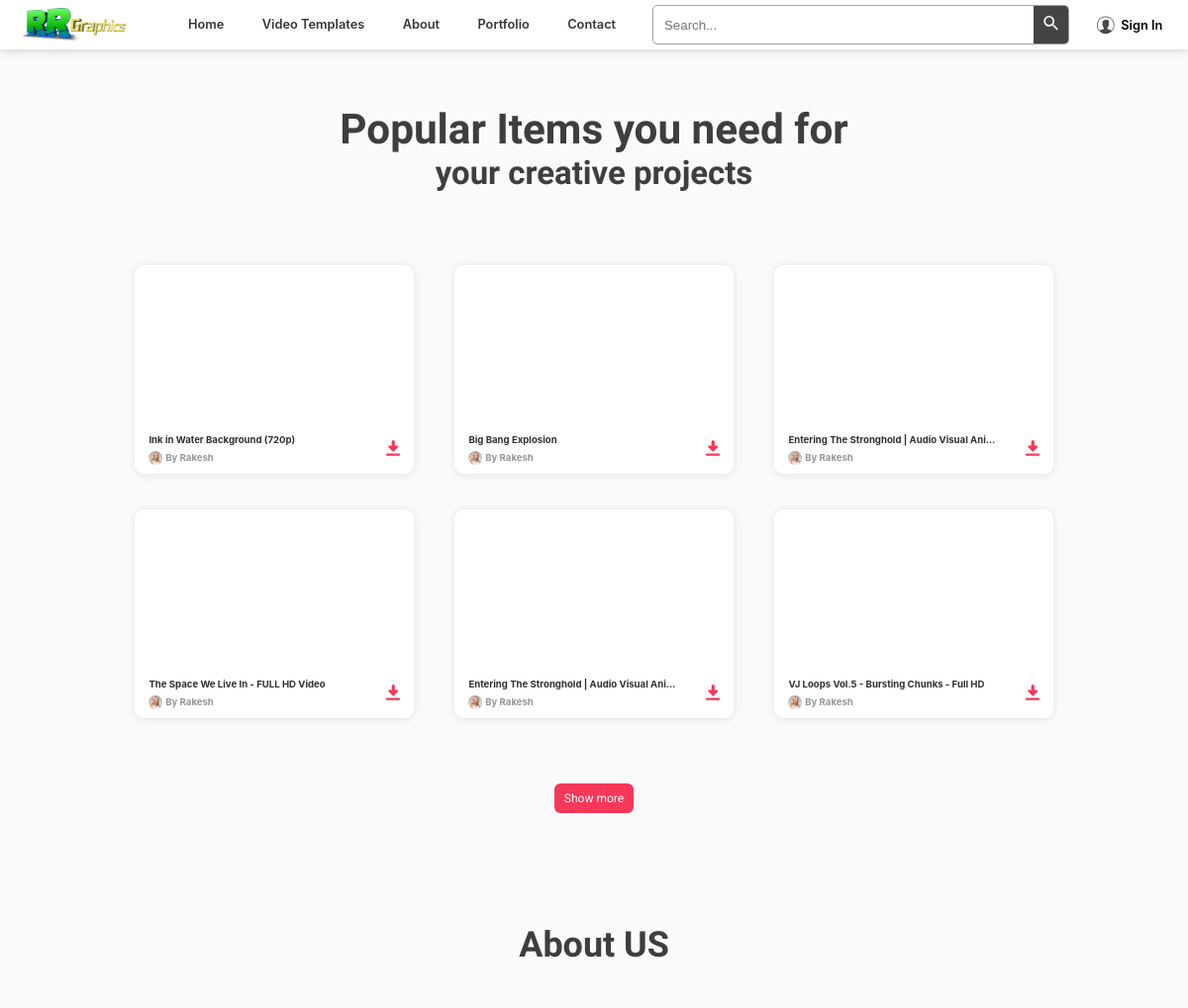
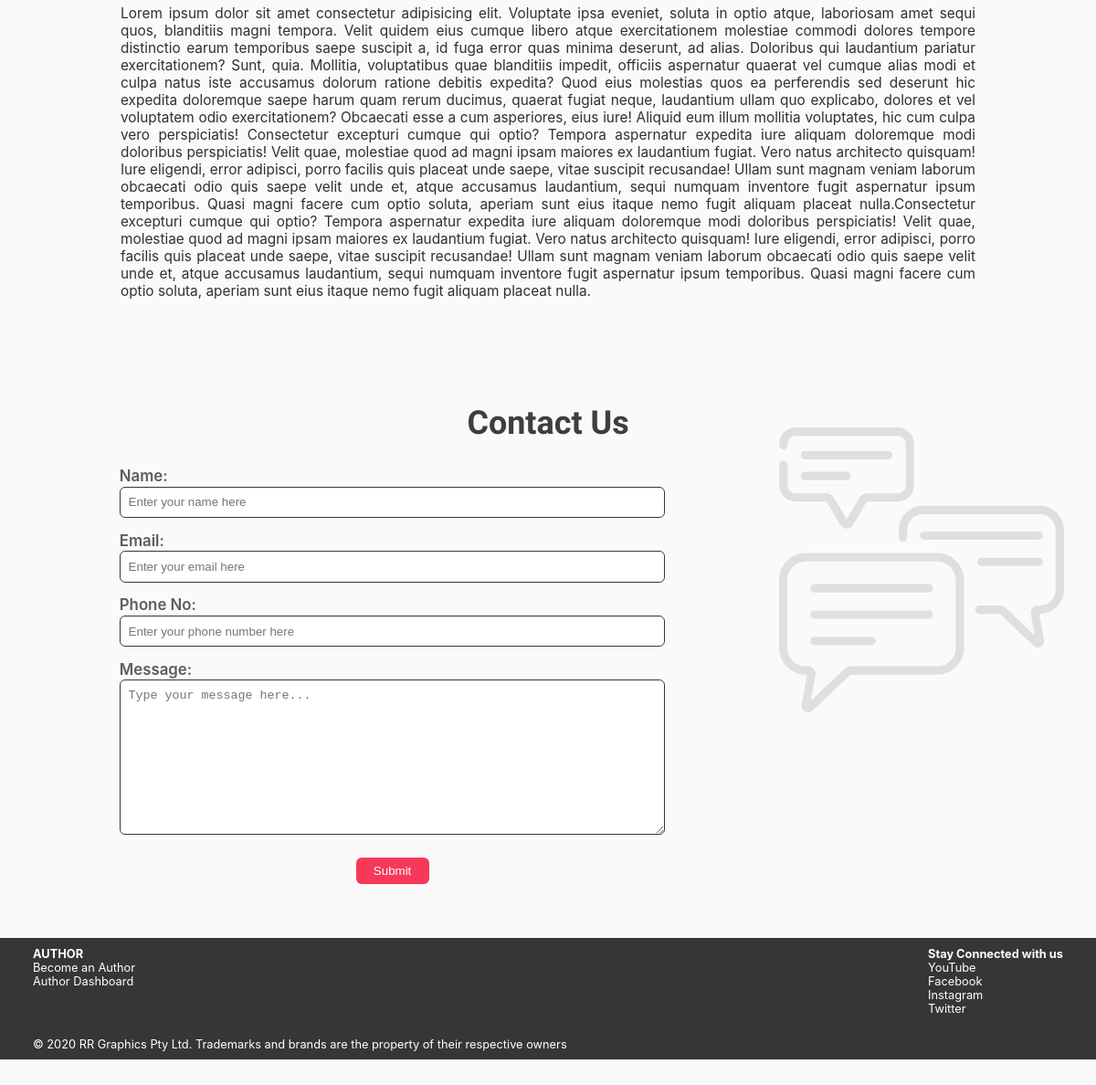
The page / on the database its author committed (2 pictures, top to bottom).
### products/models.py (models this page shows, shortened)
class Product(models.Model):
    product_id = models.AutoField(primary_key=True)
    product_title = models.CharField(max_length=100)
    product_user = models.ForeignKey(User, on_delete=models.CASCADE)
    product_description = models.TextField()
    publish_date = models.DateTimeField(auto_now_add=True, blank=True)
    last_update_date = models.DateTimeField(auto_now_add=True, blank=True, null=True)
    video_id = models.CharField(max_length=11)
    product_category = models.CharField(max_length=100)
    product_subcategory = models.CharField(max_length=100)
    download_link = models.TextField()
    product_views = models.IntegerField(default=0)

### home/models.py (models this page shows, shortened)
class Profile(models.Model):
    user = models.OneToOneField(User, on_delete=models.CASCADE)
    profile_image = models.ImageField(upload_to='images/profiles', default="")
    banner_image = models.ImageField(upload_to='images/banners', default="")
    last_update_date = models.DateTimeField(auto_now_add=True, blank=True, null=True)

### home/views.py (the view)
# urls.py: 2. Add a URL to urlpatterns:  path('', views.home, name='home')
def home(request):
    all_Products= Product.objects.order_by('-product_views')[:6]
    context = {'allProducts': all_Products}
    return render(request, 'home/index.html', context)

### templates/home/index.html (shortened to what this page needs)
{% extends 'base.html' %}
{% block css %}
<link rel="stylesheet" href="/static/css/index.css">
{% endblock css %}
{% block bodyContent %}
<section id="popularProjects">
    <div class="headings">
        <h1>Popular Items you need for</h1>
        <h3>your creative projects</h3>
    </div>
    <div id="container">
        <ul id="productContainer" class="prContainer">
            {% for product in allProducts %}
            <li class="prList">
                <div class="cards">
                    <a title="{{product.product_title}}" href="/videotemplates/{{product.video_id}}" class="prLink"></a>
                    <div class="prVideo">
                        <div class="videoPlayer">
                            <iframe class="video" src="https://www.youtube.com/embed/{{product.video_id}}"
                                frameborder="0"></iframe>
                        </div>
                    </div>
                    <div class="prInfo">
                        <div class="prText">
                            <div class="prTitle">
                                <span>{{product.product_title}}</span>
                            </div>
                            <div class="prAuthor">
                                <div class="productUserImage">
                                    <img src="/media/{{ product.product_user.profile.profile_image }}" alt="{{product.product_user.first_name}}">
                                </div>
                                By&nbsp;
                                <a href="/portfolio">
                                    {{product.product_user.first_name}}
                                </a>
                            </div>
                        </div>
                        <div class="prDownload">
                            {% if user.is_authenticated %}
                            <a href="/videtemplates/{{product.video_id}}">
                                <button id="button{{product.video_id}}" class="prDownloadButton" type="button">
                                    <svg tabindex="" xmlns="http://www.w3.org/2000/svg" viewBox="0 0 32 36" role="img"
                                        aria-label="Download">
                                        <path
                                            d="M29.5 30.43h-27a2.5 2.5 0 0 0 0 5h27a2.5 2.5 0 0 0 0-5zM5.24 13.6a2 2 0 0 0-.08.26v.12a2 2 0 0 0 0 .39v.09a2 2 0 0 0 0 .29v.16a2 2 0 0 0 .07.21c0 .06.06.11.09.17a1.93 1.93 0 0 0 .09.17 2 2 0 0 0 .16.2l.08.1 9.42 9.56.17.14.13.1.22.12.12.06.27.08h.11a2 2 0 0 0 .76 0h.1l.27-.08.12-.06.22-.12.13-.1.18-.14 9.42-9.56.08-.1a2 2 0 0 0 .16-.2 1.93 1.93 0 0 0 .09-.17c0-.06.06-.11.09-.17a2 2 0 0 0 .07-.21v-.16a2 2 0 0 0 0-.29v-.09a2 2 0 0 0 0-.39v-.12a2 2 0 0 0-.08-.26c0-.06-.06-.12-.09-.17s-.06-.12-.09-.17a2 2 0 0 0-.25-.3l-.1-.08a2 2 0 0 0-.2-.16l-.17-.09-.17-.09-.21-.06H20V3.5a3.5 3.5 0 0 0-7 0v8.87H6.55l-.21.06-.17.09-.17.19a2 2 0 0 0-.2.16l-.1.08a2 2 0 0 0-.25.3c0 .05-.06.11-.09.17s-.1.12-.12.18z">
                                        </path>
                                    </svg>
                                </button>
                            </a>
                            <span id="dropup{{product.video_id}}" class="prDownloadDropup">
                                Download
                            </span>
                            {% else %}
                            <a href="/signin">
                                <button id="button{{product.video_id}}" class="prDownloadButton" type="button">
                                </button>
                            </a>
                            {% endif %}
                        </div>
                    </div>
                </div>
            </li>
            {% endfor %}
        </ul>
    </div>
    <div>
        <a class="prButton_a button" href="/videotemplates">Show more</a>
    </div>
</section>
<section id="about">
    <div class="aboutContainer">
        <h1>About US</h1>
        <p>Lorem ipsum dolor sit amet consectetur adipisicing elit. Voluptate ipsa eveniet, soluta in optio atque,
            laboriosam amet sequi quos, blanditiis magni tempora. Velit quidem eius cumque libero atque
            exercitationem molestiae commodi dolores tempore distinctio earum temporibus saepe suscipit a, id fuga
            error quas minima deserunt, ad alias. Doloribus qui laudantium pariatur exercitationem? Sunt, quia.
            Mollitia, voluptatibus quae blanditiis impedit, officiis aspernatur quaerat vel cumque alias modi et
            culpa natus iste accusamus dolorum ratione debitis expedita? Quod eius molestias quos ea perferendis sed
            deserunt hic expedita doloremque saepe harum quam rerum ducimus, quaerat fugiat neque, laudantium ullam
            quo explicabo, dolores et vel voluptatem odio exercitationem? Obcaecati esse a cum asperiores, eius
            iure! Aliquid eum illum mollitia voluptates, hic cum culpa vero perspiciatis! Consectetur excepturi
            cumque qui optio? Tempora aspernatur expedita iure aliquam doloremque modi doloribus perspiciatis! Velit
            quae, molestiae quod ad magni ipsam maiores ex laudantium fugiat. Vero natus architecto quisquam! Iure
            eligendi, error adipisci, porro facilis quis placeat unde saepe, vitae suscipit recusandae! Ullam sunt
            magnam veniam laborum obcaecati odio quis saepe velit unde et, atque accusamus laudantium, sequi numquam
            inventore fugit aspernatur ipsum temporibus. Quasi magni facere cum optio soluta, aperiam sunt eius
            itaque nemo fugit aliquam placeat nulla.Consectetur excepturi
            cumque qui optio? Tempora aspernatur expedita iure aliquam doloremque modi doloribus perspiciatis! Velit
            quae, molestiae quod ad magni ipsam maiores ex laudantium fugiat. Vero natus architecto quisquam! Iure
            eligendi, error adipisci, porro facilis quis placeat unde saepe, vitae suscipit recusandae! Ullam sunt
            magnam veniam laborum obcaecati odio quis saepe velit unde et, atque accusamus laudantium, sequi numquam
            inventore fugit aspernatur ipsum temporibus. Quasi magni facere cum optio soluta, aperiam sunt eius
            itaque nemo fugit aliquam placeat nulla.</p>
    </div>
</section>
<section id="contact">
    <div class="contactContainer">
        <h1 class="h-primary">Contact Us</h1>
        <div class="contact-box">
            <form action="/contact" method="POST">
                <div>
                    <label for="name">Name: </label>
                    <input type="text" id="name" name="name" placeholder="Enter your name here" required>
                </div>
                <div>
                    <label for="email">Email: </label>
                    <input type="email" id="email" name="email" placeholder="Enter your email here" required>
                </div>
                <div>
                    <label for="phone">Phone No: </label>
                    <input type="phone" id="phone" name="phone" placeholder="Enter your phone number here" required>
                </div>
                <div>
                    <label for="message">Message: </label>
                    <textarea name="message" id="message" cols="30" rows="10"
                        placeholder="Type your message here..." required></textarea>
                </div>
                <button>Submit</button>
            </form>
            <div class="contactIcon">
                <img src="/static/img/chat.svg" alt="24x7">
            </div>
        </div>
    </div>
</section>
{% endblock bodyContent %}

### templates/base.html (shortened to what this page needs)
<!DOCTYPE html>
<html lang="en">
<head>
    <link rel="stylesheet" href="/static/css/base.css">
    <link rel="stylesheet" href="https://use.fontawesome.com/releases/v5.8.2/css/all.css">
    {% block css %} {% endblock css %}
</head>
<body>
    <nav id="navbar">
        <div id="navElements">
            <div id="logo">
                <a href="/"><img src="/static/img/logo.png" alt="RR Graphics"></a>
            </div>
            <div id="navItems">
                <ul>
                    <li class="navItemsLi"><a href="/">Home</a></li>
                    <li class="navItemsLi"><a href="/videotemplates">Video Templates</a></li>
                    <li class="navItemsLi homeLinks"><a href="/#about">About</a></li>
                    <li class="navItemsLi"><a href="/portfolio">Portfolio</a></li>
                    <li class="navItemsLi homeLinks"><a href="/#contact">Contact</a></li>
                </ul>
            </div>
            <form id="searchItems" class="searchItems" action="/videotemplates/search/" method="GET">
                <input type="text" placeholder="Search..." name="query" id="query" required>
                <button id="searchButton" type="submit">
                </button>
            </form>
            {% if user.is_authenticated %}
            <div id="user">
                <div class="userMenu">
                    <a class="signin_a">
                        <svg class="userSvg" tabindex="" xmlns="http://www.w3.org/2000/svg" viewBox="0 0 24 24"
                            role="img" aria-label="User">
                            <path
                                d="M12 0C5.4 0 0 5.4 0 12c0 3.2 1.2 6.2 3.5 8.4C5.7 22.7 8.8 24 12 24s6.3-1.3 8.5-3.6S24 15.1 24 12c0-6.6-5.4-12-12-12zm8.1 19.4c-1.1-.6-2.6-1.2-4.3-1.8-.4-.2-.8-.3-1.3-.5v-1.8c.5-.3 1.4-1.1 1.5-2.9.4-.2.6-.7.6-1.4 0-.6-.2-1-.5-1.3.2-.8.7-2.1.4-3.3-.3-1.4-2.2-1.9-3.7-1.9-1.3 0-3 .4-3.6 1.5-.7 0-1.1.3-1.3.5-.6.8-.2 2.4 0 3.2-.3.2-.5.7-.5 1.3 0 .6.2 1.1.6 1.4.1 1.8 1 2.6 1.5 2.9v1.8c-.4.1-.8.3-1.2.4-1.6.6-3.3 1.2-4.4 1.9C2 17.4 1 14.8 1 12 1 5.9 5.9 1 12 1s11 4.9 11 11c0 2.8-1 5.4-2.9 7.4z">
                            </path>
                        </svg>
                        <span id="userName">{{request.user.first_name}}</span>
                    </a>
                    <div id="userDropdown" class="userDropdown">
                        <ul>
                            <li>
                                <a id="logout_a" href="/logout">
                                    <i class="fas fa-sign-out-alt fa-2x"></i>
                                    <span>Log Out</span>
                                </a>
                            </li>
                        </ul>
                    </div>
                </div>
                <div id="userIcon">
                    <svg tabindex="" xmlns="http://www.w3.org/2000/svg" viewBox="0 0 24 24" role="img"
                        aria-label="User">
                        <path
                            d="M12 0C5.4 0 0 5.4 0 12c0 3.2 1.2 6.2 3.5 8.4C5.7 22.7 8.8 24 12 24s6.3-1.3 8.5-3.6S24 15.1 24 12c0-6.6-5.4-12-12-12zm8.1 19.4c-1.1-.6-2.6-1.2-4.3-1.8-.4-.2-.8-.3-1.3-.5v-1.8c.5-.3 1.4-1.1 1.5-2.9.4-.2.6-.7.6-1.4 0-.6-.2-1-.5-1.3.2-.8.7-2.1.4-3.3-.3-1.4-2.2-1.9-3.7-1.9-1.3 0-3 .4-3.6 1.5-.7 0-1.1.3-1.3.5-.6.8-.2 2.4 0 3.2-.3.2-.5.7-.5 1.3 0 .6.2 1.1.6 1.4.1 1.8 1 2.6 1.5 2.9v1.8c-.4.1-.8.3-1.2.4-1.6.6-3.3 1.2-4.4 1.9C2 17.4 1 14.8 1 12 1 5.9 5.9 1 12 1s11 4.9 11 11c0 2.8-1 5.4-2.9 7.4z">
                        </path>
                    </svg>
                </div>
                <div id="userHamburger">
                    <div class="userContainer">
                        <div class="userClose">
                            <svg id="userClose" xmlns="http://www.w3.org/2000/svg" width="18" height="18"
                                viewBox="0 0 18 18">
                                <path
                                    d="M14.53 4.53l-1.06-1.06L9 7.94 4.53 3.47 3.47 4.53 7.94 9l-4.47 4.47 1.06 1.06L9 10.06l4.47 4.47 1.06-1.06L10.06 9z" />
                            </svg>
                        </div>
                        <div class="userText">
                            <h1>Welcome {{request.user}}!</h1>
                        </div>
                        <div class="userLogout">
                            <a href="/logout">Log Out</a>
                        </div>
                    </div>
                </div>
            </div>
            {% else %}
            <div id="user">
                <div class="userMenu">
                    <a id="signin_a" class="signin_a" href="/signin">
                        <span id="userName">Sign In</span>
                    </a>
                </div>
            </div>
            {% endif %}
        </div>
    </nav>
    {% block bodyContent %}{% endblock bodyContent %}
    <footer>
        <div class="footerContainer">
            <div class="authorContainer">
                <h4>AUTHOR</h4>
                <ul class="authorList">
                    <li class="authorLinks">
                        <a href="/mydashboard/editprofile">Become an Author</a>
                    </li>
                    <li class="authorLinks">
                        <a href="/mydashboard">Author Dashboard</a>
                    </li>
                </ul>
            </div>
            <div class="socialContainer">
                <h4>Stay Connected with us</h4>
                <ul class="socialList">
                    <li class="socialLinks">YouTube</li>
                    <li class="socialLinks">Facebook</li>
                    <li class="socialLinks">Instagram</li>
                    <li class="socialLinks">Twitter</li>
                </ul>
            </div>
            <div class="center">
                © 2020 RR Graphics Pty Ltd. Trademarks and brands are the property of their respective owners
            </div>
        </div>
    </footer>
</body>
</html>

### rows shown on the page
Product: product_title "Ink in Water Background (720p)", product_user.profile.profile_image (placeholder picture), product_user.first_name "Rakesh"
Product: product_title "Big Bang Explosion", product_user.profile.profile_image (placeholder picture), product_user.first_name "Rakesh"
Product: product_title "Entering The Stronghold | Audio Visual Ani…", product_user.profile.profile_image (placeholder picture), product_user.first_name "Rakesh"
Product: product_title "The Space We Live In - FULL HD Video", product_user.profile.profile_image (placeholder picture), product_user.first_name "Rakesh"
Product: product_title "Entering The Stronghold | Audio Visual Ani…", product_user.profile.profile_image (placeholder picture), product_user.first_name "Rakesh"
Product: product_title "VJ Loops Vol.5 - Bursting Chunks - Full HD", product_user.profile.profile_image (placeholder picture), product_user.first_name "Rakesh"
